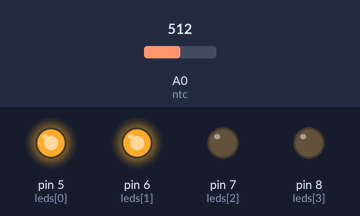
Simulated run of this sketch. Board: Arduino Uno, built with avr-gcc and run on an emulated ATmega328P. On the bench: output pins drawn as LEDs (lit = HIGH). The inputs (shaded band) are chosen by the test bench; at power-on: A0 (ntc) = 512.

Above: at 1.2 s.
1.3 s: A0 (ntc) set to 502
At 2.5 s:
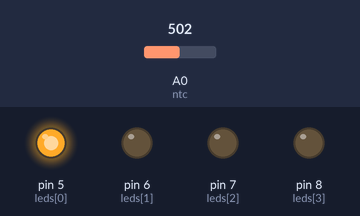
2.8 s: A0 (ntc) set to 268
4.3 s: A0 (ntc) set to 240
At 4.9 s:
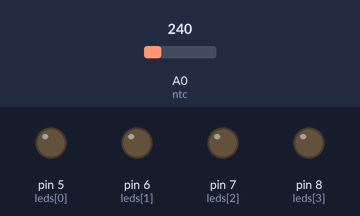
5.8 s: A0 (ntc) set to 900
At 6.1 s:
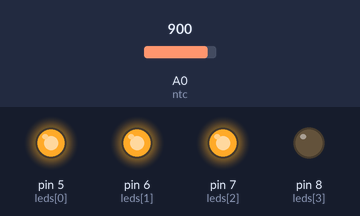
7.3 s: A0 (ntc) set to 1006
8.8 s: A0 (ntc) set to 1023
At 9.5 s:
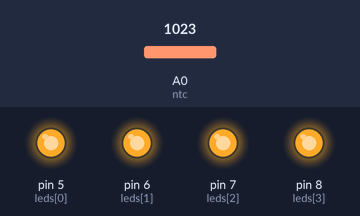
Timing chart, 0 to 11.3 s (numbered marks = the images above; inputs shaded):
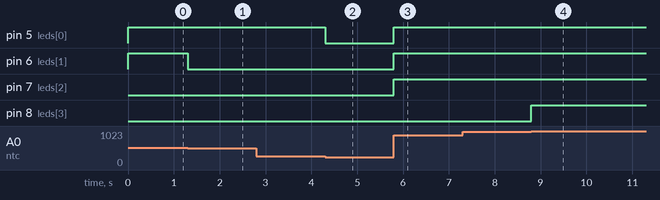

Measured:
- the behaviour switches between 512 and 511 on A0 (ntc) (found by bisection; images 0 and 1)
- the behaviour switches between 256 and 255 on A0 (ntc) (found by bisection; images 1 and 2)
- the behaviour switches between 1022 and 1023 on A0 (ntc) (found by bisection; images 3 and 4)
- after the input at 1.3 s, pin 6 (leds[1]): HIGH → LOW at once
- after the input at 2.8 s, every drawn part: stays the same
- after the input at 4.3 s, pin 5 (leds[0]): HIGH → LOW at once
- after the input at 5.8 s, pin 5 (leds[0]), pin 6 (leds[1]), pin 7 (leds[2]): LOW → HIGH at once
- after the input at 7.3 s, every drawn part: stays the same
- after the input at 8.8 s, pin 8 (leds[3]): LOW → HIGH at once

The sketch:

constintntcigualA0.ino
```cpp
const int ntc = A0;
const int leds[] = {5,6,7,8};

void setup() {
  for(int i=0;i<4;i++) pinMode(leds[i], OUTPUT);
}

void loop() {
  int temp = analogRead(ntc);

  int nivel = map(temp, 0, 1023, 0, 4);

  for(int i=0;i<4;i++){
    if(i < nivel) digitalWrite(leds[i], HIGH);
    else digitalWrite(leds[i], LOW);
  }
}
```
